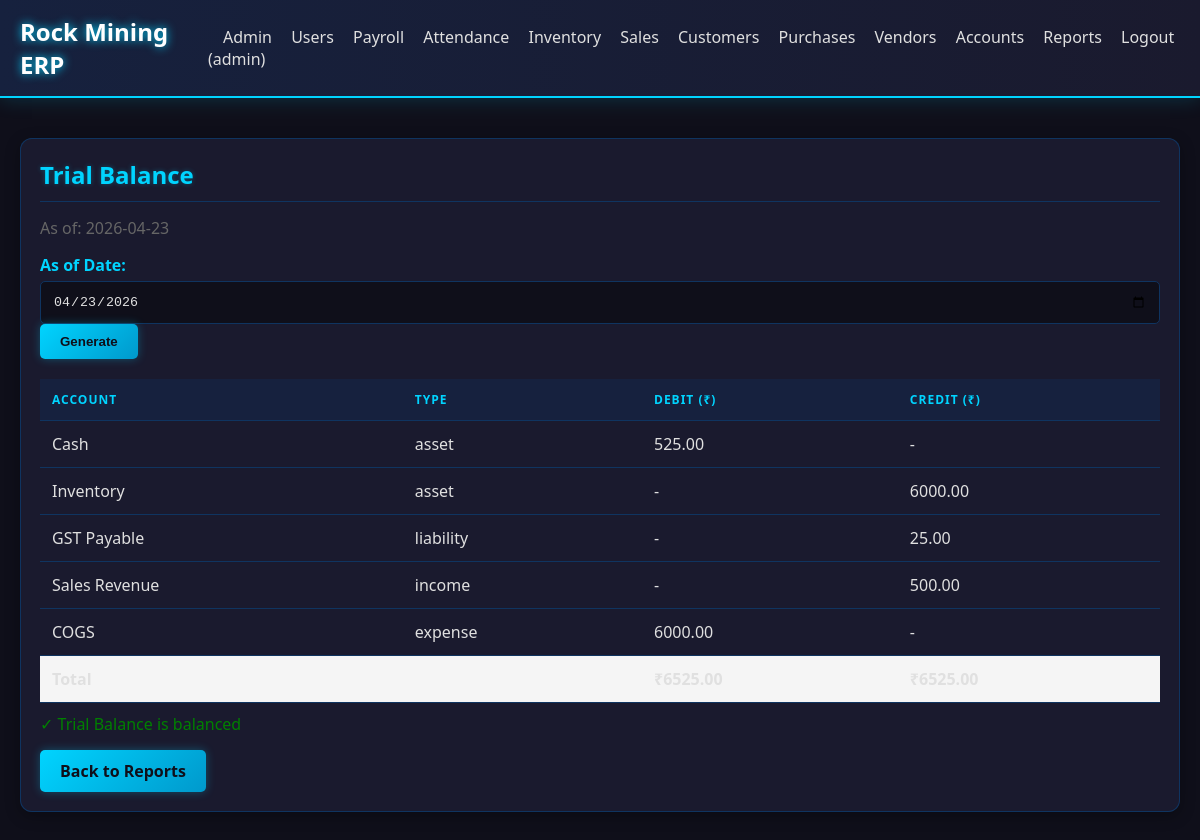
The page /reports/trial-balance (signed in) on the database as committed earlier.
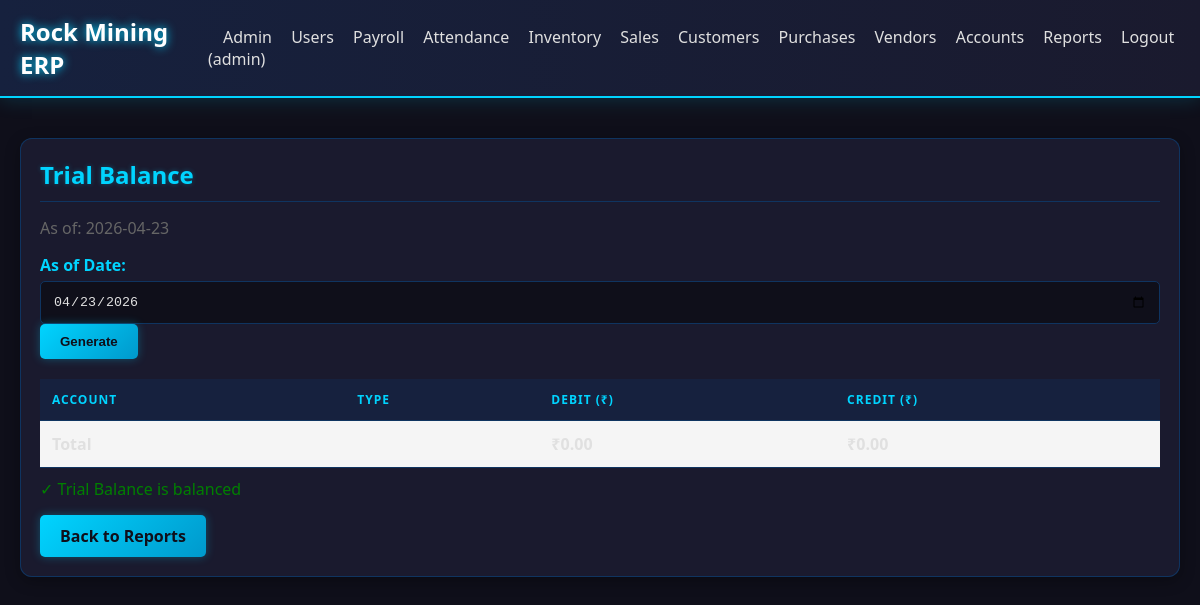
The same page on the database as committed later.
### models.py (models this page shows)
class Account(db.Model):
    id = db.Column(db.Integer, primary_key=True)
    name = db.Column(db.String(100), unique=True, nullable=False)
    account_type = db.Column(db.String(20), nullable=False)
    is_active = db.Column(db.Boolean, default=True)

### routes/reports.py (the view)
@bp.route('/reports/trial-balance')
@login_required
def trial_balance():
    as_of_date = request.args.get('date')
    if as_of_date:
        as_of_date = datetime.strptime(as_of_date, '%Y-%m-%d').date()
    else:
        as_of_date = date.today()
    trial_balance = get_trial_balance(as_of_date)
    return render_template('trial_balance.html',
                         data=trial_balance['accounts'],
                         total_dr=trial_balance['total_debits'],
                         total_cr=trial_balance['total_credits'],
                         is_balanced=trial_balance['is_balanced'],
                         as_of_date=as_of_date)

### accounting_engine.py (called while the page is built)
def get_account_balance(account_id, as_of_date=None):
    query = Transaction.query.filter_by(account_id=account_id)
    if as_of_date:
        query = query.filter(Transaction.date <= as_of_date)
    total_debit = db.session.query(func.sum(Transaction.debit)).filter(
        Transaction.account_id == account_id
    ).filter(
        Transaction.date <= (as_of_date or datetime.now().date())
    ).scalar() or 0
    total_credit = db.session.query(func.sum(Transaction.credit)).filter(
        Transaction.account_id == account_id
    ).filter(
        Transaction.date <= (as_of_date or datetime.now().date())
    ).scalar() or 0
    account = Account.query.get(account_id)
    account_type = account.account_type if account else 'asset'
    if account_type in ['asset', 'expense']:
        return total_debit - total_credit
    else:
        return total_credit - total_debit

### routes/auth_utils.py (called while the page is built)
def login_required(f):
    @wraps(f)
    def decorated_function(*args, **kwargs):
        if 'user_id' not in session:
            flash('Please log in to access this page', 'error')
            return redirect(url_for('auth.login'))
        return f(*args, **kwargs)
    return decorated_function

### templates/trial_balance.html (shortened to what this page needs)
{% extends "base.html" %}
{% block content %}
<div class="card">
    <h2>Trial Balance</h2>
    <p style="color: #666; margin-bottom: 15px;">As of: {{ as_of_date }}</p>
    <form method="get" style="margin-bottom: 20px;">
        <label>As of Date: </label>
        <input type="date" name="date" value="{{ as_of_date }}">
        <button type="submit" class="btn">Generate</button>
    </form>
    <table>
        <thead>
            <tr>
                <th>Account</th>
                <th>Type</th>
                <th>Debit (₹)</th>
                <th>Credit (₹)</th>
            </tr>
        </thead>
        <tbody>
            {% for row in data %}
            <tr>
                <td>{{ row.account }}</td>
                <td>{{ row.account_type }}</td>
                <td>{{ "%.2f"|format(row.debit) if row.debit > 0 else '-' }}</td>
                <td>{{ "%.2f"|format(row.credit) if row.credit > 0 else '-' }}</td>
            </tr>
            {% endfor %}
            <tr style="font-weight: bold; background: #f5f5f5;">
                <td colspan="2">Total</td>
                <td>₹{{ "%.2f"|format(total_dr) }}</td>
                <td>₹{{ "%.2f"|format(total_cr) }}</td>
            </tr>
        </tbody>
    </table>
    {% if is_balanced %}
    <p style="color: green; margin-top: 10px;">✓ Trial Balance is balanced</p>
    {% else %}
    <p style="color: red; margin-top: 10px;">⚠ Trial Balance is NOT balanced!</p>
    {% endif %}
    <a href="{{ url_for('reports.index') }}" class="btn" style="margin-top: 15px;">Back to Reports</a>
</div>
{% endblock %}

Rows that differ between the two databases and show on the page:
no longer on this page (row unchanged): Account: account "Cash", account_type "asset", debit "525.00", credit "-"
no longer on this page (row unchanged): Account: account "Inventory", account_type "asset", debit "-", credit "6000.00"
no longer on this page (row edited): Account: account "GST Payable", account_type "liability", debit "-", credit "25.00"
no longer on this page (row edited): Account: account "Sales Revenue", account_type "income", debit "-", credit "500.00"
no longer on this page (row edited): Account: account "COGS", account_type "expense", debit "6000.00", credit "-"
Other text that changed with them:
{{ "%.2f"|format(total_dr) }}: "6525.00" → "0.00"
{{ "%.2f"|format(total_cr) }}: "6525.00" → "0.00"
